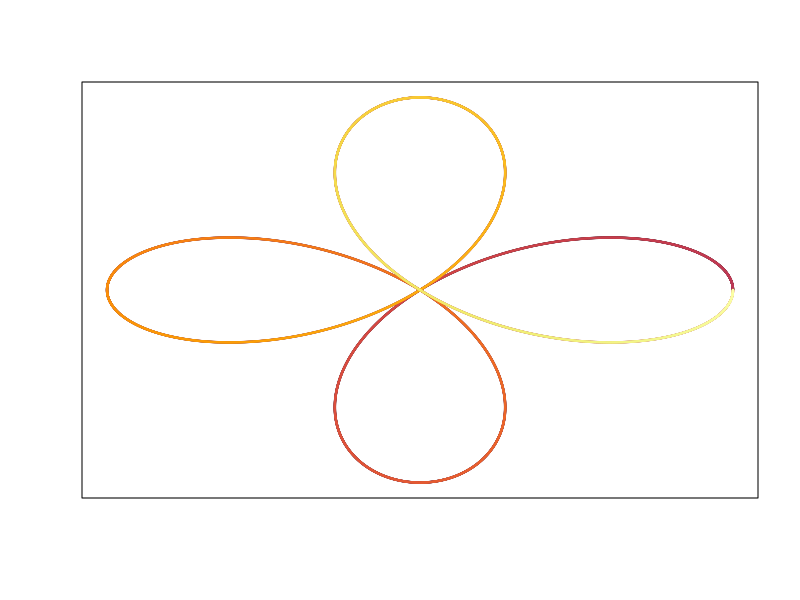
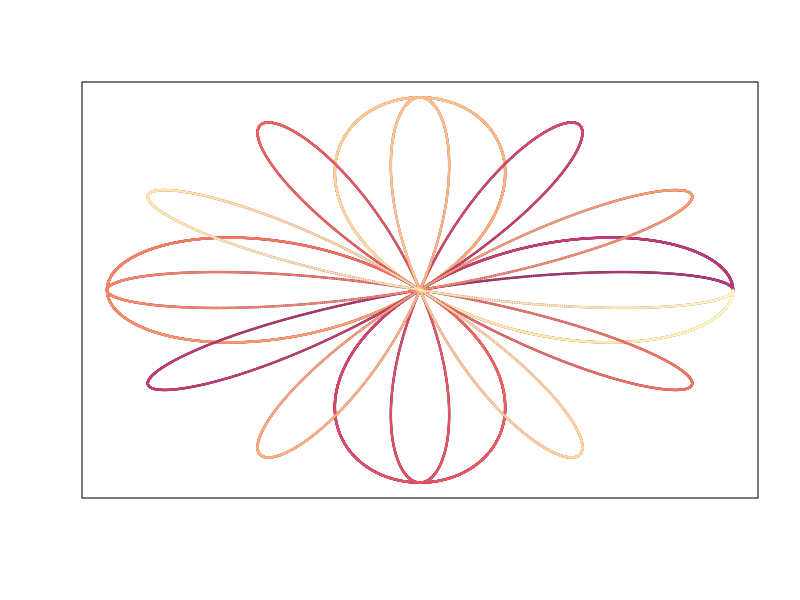
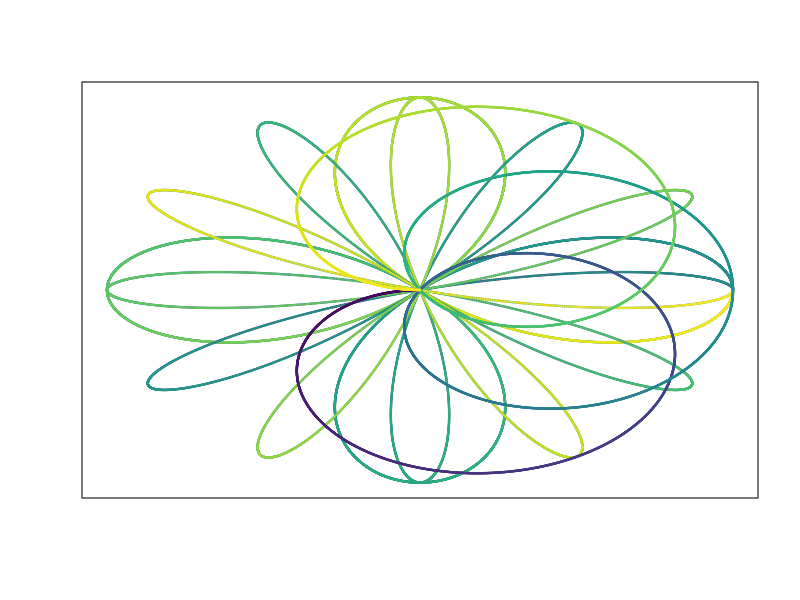

These figures' R source, in order:
# http://mathworld.wolfram.com/Rose.html
# https://en.wikipedia.org/wiki/Rose_(mathematics)
library(viridis)

n = 2
a = 2

cvec <- inferno(10000)


theta <- seq(-2*pi,2*pi, length=10000)
x <- c()
y <- c()

for (i in theta) {
  x <- c(x, a * cos(n*i)*cos(i))
  y <- c(y, a * cos(n*i)*sin(i))
}

png("plot2.png")
plot(x,y, col=cvec, cex=.2,  xaxt='n',  yaxt='n', ann=FALSE)
dev.off()

cvec <- magma(10000)
n = 6

for (i in theta) {
  x <- c(x, a * cos(n*i)*cos(i))
  y <- c(y, a * cos(n*i)*sin(i))
}

png("plot6.png")
plot(x,y, col=cvec, cex=.2,  xaxt='n', yaxt='n', ann=FALSE)
dev.off()

cvec <- viridis(10000)
n = 3/4

for (i in theta) {
  x <- c(x, a * cos(n*i)*cos(i))
  y <- c(y, a * cos(n*i)*sin(i))
}

png("plot34.png")
plot(x,y, col=cvec, cex=.2,  xaxt='n', yaxt='n', ann=FALSE)
dev.off()
